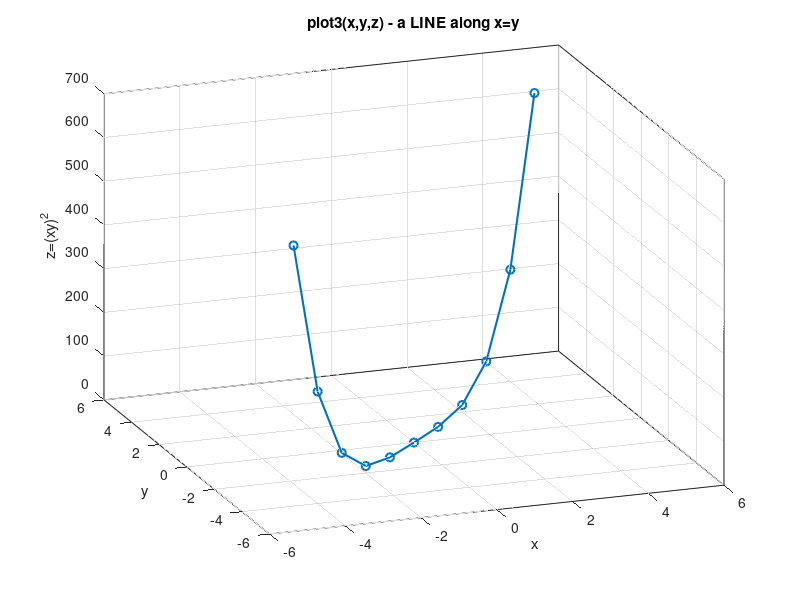
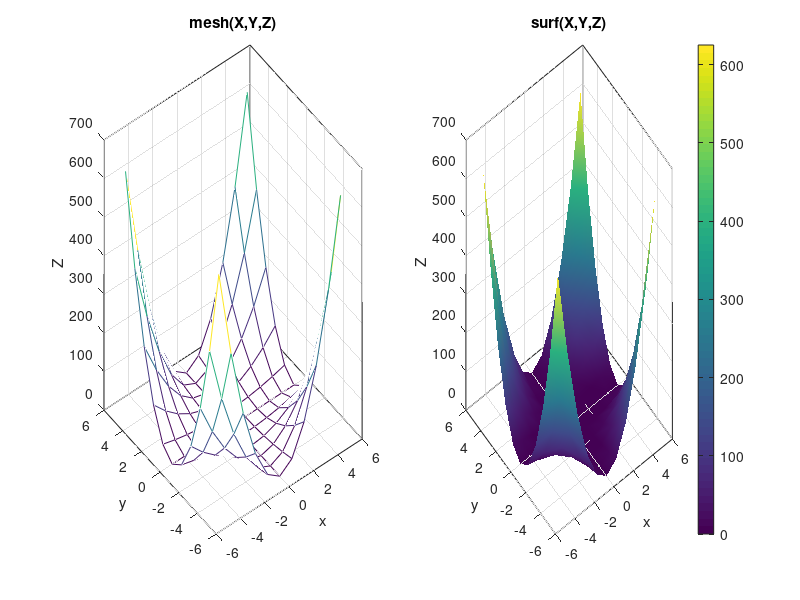
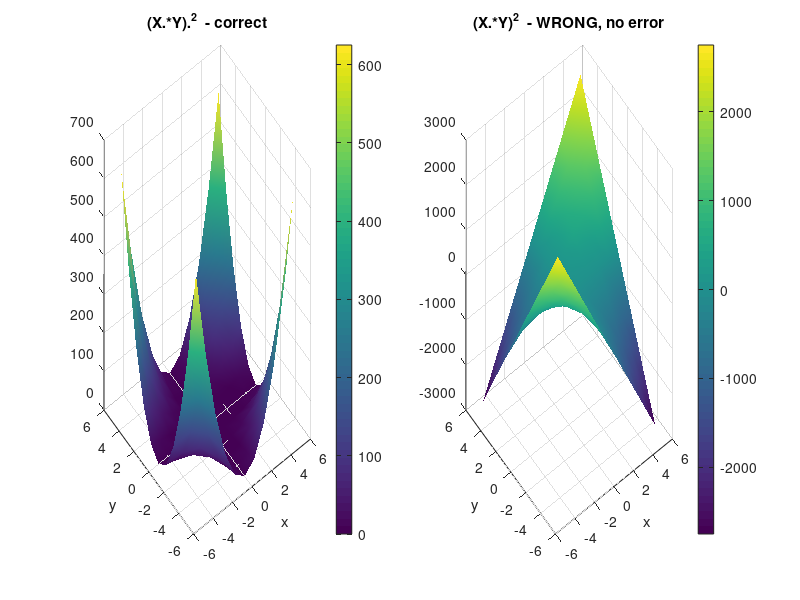
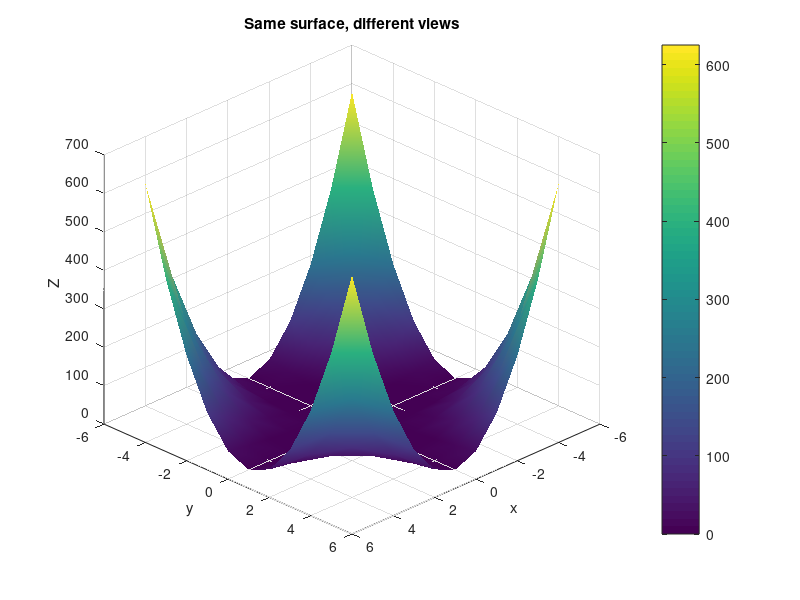

Source code (MATLAB) for these figures, in order:
%% Course: Introduction to MATLAB Programming
%  Author: Julia M. Schmidt
%  September 2026
%  Lecture 2 - 3D lines and surfaces  (slides 14-21)
%
%  HOW TO USE THIS FILE: run it ONE SECTION AT A TIME (Ctrl+Enter / Cmd+Enter).
%  Dependencies: base MATLAB only.

%% Housekeeping
clear; close all; clc;

%  TODAY'S QUESTION: a line needs PAIRS, a surface needs a GRID.
% Getting this wrong does not produce an error - it produces a picture.
% A wrong picture is much harder to notice than a wrong number.

%% ===================== PART A: A LINE IN 3D (slides 14-16) =============

x = -5:5;
y = x;                  % same length as x - required
z = (x.*y).^2;          % element-wise product, then element-wise power

fig1 = figure('Name','3D Line','Color','w');
plot3(x, y, z, 'o-','LineWidth',1.5); grid on; box on;
xlabel('x'); ylabel('y'); zlabel('z=(xy)^2');
title('plot3(x,y,z) - a LINE along x=y');
view(-20,25);

%  Count the points: 11, not 121. MATLAB paired them up element by
% element, so you only ever evaluated z at the DIAGONAL pairs
% (-5,-5), (-4,-4), ..., (5,5). The pair (-5, 5) is nowhere in this picture.
numel(z)

%  Rotate it in the figure window (the rotate3d button, or drag).
% From one angle it looks convincingly like a surface. It is a wire.

%% ===================== PART B: A SURFACE VIA meshgrid (slides 17-21) ====

x = -5:5;
y = -5:5;
[X,Y] = meshgrid(x,y);      % coordinate matrices for ALL (x,y) pairs
Z = (X.*Y).^2;

%  Look at the sizes before plotting anything:
size(x)     % 1x11  - a vector
size(X)     % 11x11 - a matrix, rows are copies of x
size(Z)     % 11x11 - one z for every (x,y) pair. 121 values, not 11.

%  The smallest possible example, small enough to check by hand:
xs = [1 2 3];               % 3 values, they run ACROSS the columns
ys = [10 20];               % 2 values, they run DOWN the rows
[Xs, Ys] = meshgrid(xs, ys);
Zs = Xs.*Ys                 % no semicolon - look at all three

% Xs =  1   2   3      Ys = 10  10  10      Zs = 10  20  30
%       1   2   3           20  20  20           20  40  60
%
% Read the SAME POSITION in all three. Position (2,3): Xs says 3, Ys says 20,
% Zs says 60 - that is the pair (3,20) and its answer. Every entry works this
% way. The grids are only meaningful read together, position by position.
%
% Count them: 3 x-values * 2 y-values = 6 pairs. 

%% mesh vs surf
fig2 = figure('Name','3D Surface: mesh vs surf','Color','w');

subplot(1,2,1);
mesh(X,Y,Z);                          

xlabel('x'); ylabel('y'); zlabel('Z');
title('mesh(X,Y,Z)');
grid on; box on;

% - 'mesh' draws only the grid lines (a wireframe).
% - Advantage: transparent, you can see through it.
% - Useful for inspecting structure or overlaying several surfaces.

subplot(1,2,2);
surf(X,Y,Z);                         
xlabel('x'); ylabel('y'); zlabel('Z');
title('surf(X,Y,Z)');
grid on; box on;
shading interp;                       % smooth colour, removes the mesh lines
colorbar;                             % colour scale for Z

% - 'surf' fills the surface with colour patches, easier to read.
% - If 'mesh' is the skeleton, 'surf' is the tent fabric.

%% ===================== PART C: THE TRAP THAT DOES NOT ERROR =============
%  This is the most important 60 seconds of Lecture 2.
%
% In L2_2d_basics you forgot the dot on a VECTOR and MATLAB stopped you:
%     Xd^2  ->  "Incorrect dimensions for raising a matrix to a power."
%
% PREDICT: here X.*Y is 11x11. What does (X.*Y)^2 do?

Z_dotted = (X.*Y).^2;      % what we want: square each entry
Z_nodot  = (X.*Y)^2;       % forgot the dot

fprintf('Did it error?           no\n');
fprintf('Same answer?            %d\n', isequal(Z_dotted, Z_nodot));
fprintf('Z_dotted(1,1) = %g\n', Z_dotted(1,1));
fprintf('Z_nodot (1,1) = %g\n', Z_nodot(1,1));
fprintf('max |Z_dotted| = %g\n', max(abs(Z_dotted(:))));
fprintf('max |Z_nodot|  = %g\n', max(abs(Z_nodot(:))));

% NO ERROR. Because meshgrid on two vectors of equal length always returns a
% SQUARE matrix, and ^2 on a square matrix is a perfectly legal operation:
% matrix multiplication, X*X. Completely different numbers, silently.

fig3 = figure('Name','The missing dot','Color','w');
subplot(1,2,1); surf(X,Y,Z_dotted); shading interp; title('(X.*Y).^2  - correct');
xlabel('x'); ylabel('y'); colorbar;
subplot(1,2,2); surf(X,Y,Z_nodot);  shading interp; title('(X.*Y)^2  - WRONG, no error');
xlabel('x'); ylabel('y'); colorbar;

%  Both are plausible-looking surfaces. Neither MATLAB nor an assistant
% reading the code can tell you which one you meant - the code is valid either
% way. The only defence is knowing what shape your answer should be, and
% checking. Read the colorbars: one tops out at 625, the other at 2750.
%
% Note the asymmetry with the vector case: same typo, same intent, and whether
% you get a red error or a beautiful wrong picture depends only on whether
% your matrix happened to be square. That is luck, not skill.

%% ===================== PART D: VIEWING ANGLES ==========================
%  HEADS-UP: this section uses a 'for' loop, which is Lecture 3.
% Read it as English: "for each angle in this list, redraw from that angle".
% You are not expected to write this yet.

figure('Name','Views','Color','w');
surf(X,Y,Z); shading interp; colorbar;
xlabel('x'); ylabel('y'); zlabel('Z'); title('Same surface, different views');
for az = -45:30:135
    view(az, 30);
    drawnow; pause(0.4);              
end

%  Every one of those frames is the SAME data. Choosing the view angle
% is an editorial decision, exactly like choosing axis limits. When you put a
% 3D figure in a paper, you are choosing what the reader can and cannot see.

disp('Demo complete: 3D line and surface basics.');
